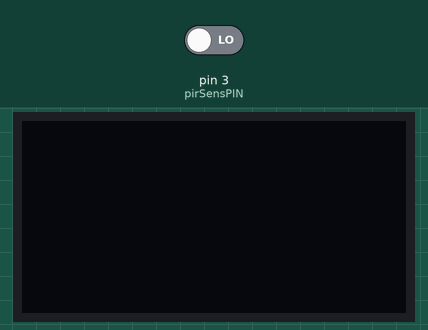
A sketch run on a simulated Arduino Uno, built with avr-gcc and run on an emulated ATmega328P. Shown: 128×64 one-colour display. Inputs (shaded band) come from the test bench; at power-on: pin 3 (pirSensPIN) LOW. The display library's start-up logo is not drawn; what the sketch prints to the serial monitor is not drawn.

Above: at 2.2 s.
2.3 s: pin 3 (pirSensPIN) driven HIGH
At 2.9 s:
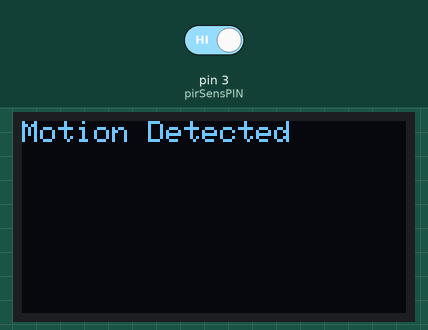
3.8 s: pin 3 (pirSensPIN) driven LOW
At 5.0 s:
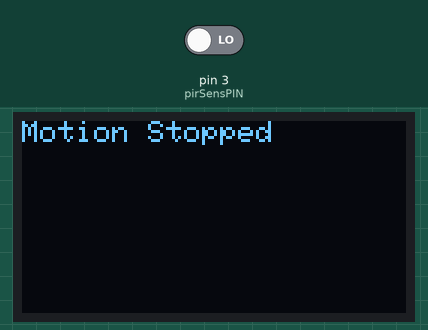
5.3 s: pin 3 (pirSensPIN) driven HIGH
At 6.4 s:
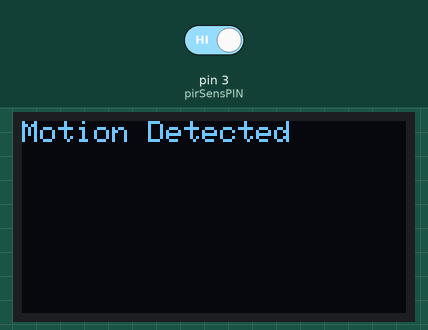
Timing chart, 0 to 8.3 s (numbered marks = the images above; inputs shaded):
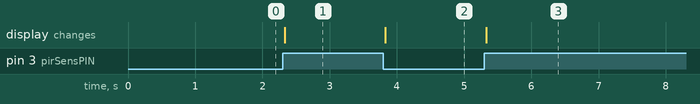

Measured:
- after the input at 2.3 s, the display: changes at once (image 1)
- after the input at 3.8 s, the display: changes at once (image 2)
- after the input at 5.3 s, the display: changes at once (image 3)

The sketch:

pir_oled.ino
```cpp
#include <Wire.h>
#include <Adafruit_GFX.h>
#include <Adafruit_SH110X.h>

#define SCREEN_WIDTH 128 // OLED display width, in pixels
#define SCREEN_HEIGHT 64 // OLED display height, in pixels
#define OLED_RESET     -1 // Reset pin # (or -1 if sharing Arduino reset pin)
#define SCREEN_ADDRESS 0x3c ///< See datasheet for Address; 0x3D for 128x64, 0x3C for 128x32
#define pirSensPIN 3  // PIR Sensor pin

int pirState = LOW;   // initial pIR state
int val = 0;

Adafruit_SH1106G display = Adafruit_SH1106G(SCREEN_WIDTH, SCREEN_HEIGHT, &Wire, OLED_RESET); // initialize OLED display

void setup() {
  Serial.begin(9600);
  pinMode(pirSensPIN, INPUT);   // set pin mode for PIR sensor

  display.begin(SCREEN_ADDRESS, true);
  display.display();
  delay(1000);

  display.clearDisplay(); // Clear the buffer
  display.setTextColor(SH110X_WHITE);  // set text color
}

void loop() {

  val = digitalRead(pirSensPIN);

  display.clearDisplay(); // Clear the buffer
  display.setTextSize(1); // set display font size
  display.setCursor(0, 0);

  if (val == HIGH)  {
    if (pirState == LOW)  {
      pirState = HIGH;
      display.println(F("Motion Detected"));
      display.display();
      Serial.println(F("Motion Detected"));

    }
  }
  else  {
    if (pirState == HIGH) {
      pirState = LOW;
      display.println(F("Motion Stopped"));
      display.display();
      Serial.println(F("Motion Stopped"));
    }
  }

}
```
